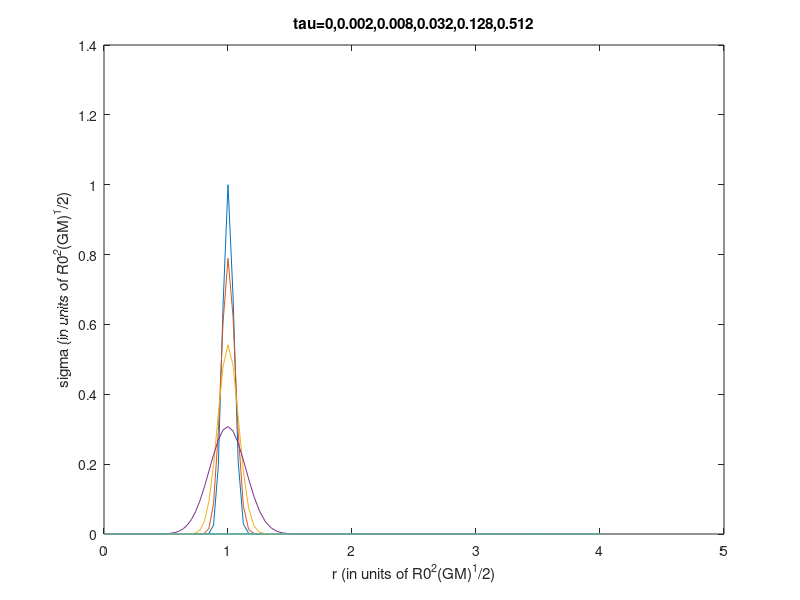

Write the MATLAB code that produced this figure.
X1=0.02;
Xn=2;
dX=2/100;
m=100;
X=zeros(m,1);
X(1)=dX;
for i=2:m
    X(i)=X(i-1)+dX;
end
dtau=0.0001;
n=(0.52/dtau);
sigma=zeros(m,n+1);
f=zeros(m,n+1);
g=zeros(m,n+1);
for i=1:m
sigma(i,1)=exp(-((X(i)-1)^2)/0.001);
end
for i=1:m
        g(i,1)=3*sigma(i,1)*X(i);
        f(i,1)=4*(X(i)^3)*sigma(i,1);
end
for j=1:n+1
    for i=j+1:m-j
        f(i,j+1)=f(i,j)+(dtau/(dX^2))*(g(i+1,j)-2*g(i,j)+g(i-1,j));
        sigma(i,j+1)=f(i,j+1)/(4*X(i)^3);
        g(i,j+1)=3*sigma(i,j+1)*X(i);
    end
end

    plot(X.^2,sigma(:,1).*X)
    hold on 
    plot(X.^2,sigma(:,3).*X)
    plot(X.^2,sigma(:,9).*X)
    plot(X.^2,sigma(:,33).*X)
    plot(X.^2,sigma(:,129).*X)
    plot(X.^2,sigma(:,513).*X)
    xlabel('r (in units of R0^2(GM)^1/2)')
ylabel('sigma (in units of R0^2(GM)^1/2)')
title('tau=0,0.002,0.008,0.032,0.128,0.512')
    hold off 
    [M0,I0]=max(sigma(:,3).*X);
    [M1,I1]=max(sigma(:,3).*X);
    hold on 
    [M2,I2]=max(sigma(:,9).*X);
   [M3,I3]=max(sigma(:,33).*X);
    [M4,I4]=max(sigma(:,129).*X);
    [M5,I5]=max(sigma(:,513).*X);
  
    hold off 
a=[M1^2,I1*dX;M2^2,I2*dX;M3^2,I3*dX;M4^2,I4*dX;M5^2,I5*dX]

   
    
